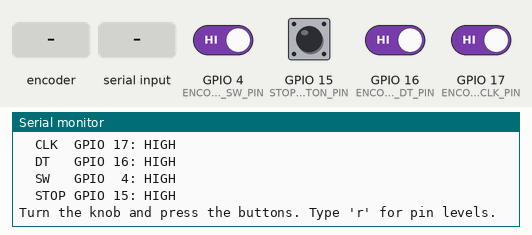
Recording of a sketch running on a simulated ESP32. On the bench: the last lines printed to the serial monitor. Inputs (shaded band) come from the test bench; at power-on: GPIO 4 (ENCODER_SW_PIN), GPIO 15 (STOP_BUTTON_PIN), GPIO 16 (ENCODER_DT_PIN), GPIO 17 (ENCODER_CLK_PIN) HIGH.

Above: at 1.7 s.
1.8 s: rotary encoder on GPIO 17 (ENCODER_CLK_PIN) / GPIO 16 (ENCODER_DT_PIN) turned 1 step (first pin leading)
At 2.8 s:
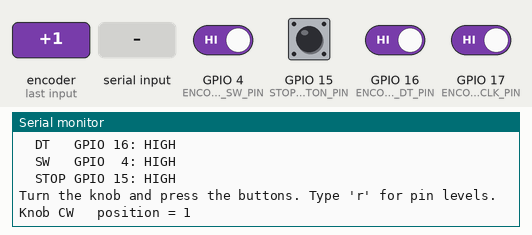
3.5 s: GPIO 4 (ENCODER_SW_PIN) driven LOW
At 4.2 s:
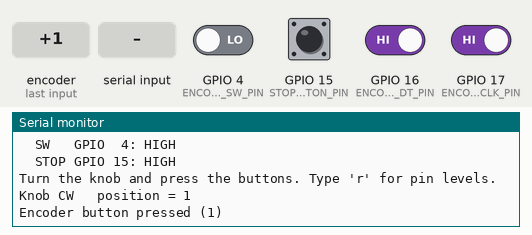
5.0 s: GPIO 15 (STOP_BUTTON_PIN) pulled LOW for 0.15 s
At 6.2 s:
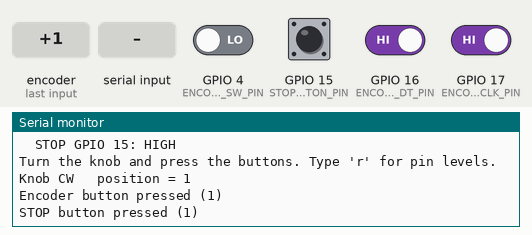
6.6 s: "r" received over Serial
At 7.8 s:
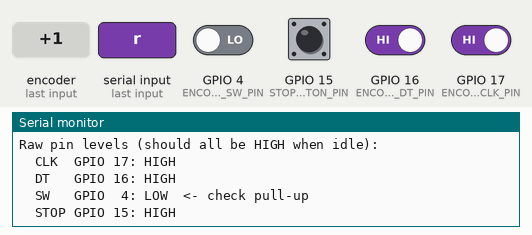
8.1 s: rotary encoder on GPIO 17 (ENCODER_CLK_PIN) / GPIO 16 (ENCODER_DT_PIN) turned 2 steps (second pin leading)
At 8.7 s:
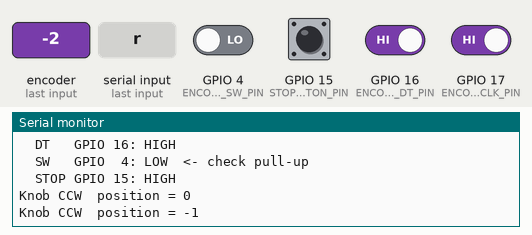
10.0 s: GPIO 15 (STOP_BUTTON_PIN) pulled LOW for 1 s
At 10.4 s:
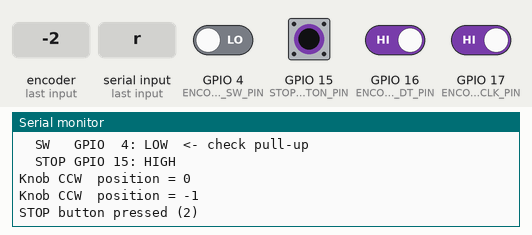

Measured:
- after the input at 1.8 s, the serial monitor: prints a new line at once (image 1)
- after the input at 3.5 s, the serial monitor: prints a new line at once (image 2)
- after the input at 5.0 s, the serial monitor: prints a new line at once (image 3)
- after the input at 6.6 s, the serial monitor: prints a new line at once (image 4)
- after the input at 8.1 s, the serial monitor: prints a new line at once (image 5)
- after the input at 10.0 s, the serial monitor: prints a new line at once (image 6)

The sketch:

EncoderTest.ino
```cpp
/*
  ENCODER + BUTTON HARDWARE TEST
  ------------------------------
  Checks the KY-040 rotary encoder, its push switch, and the stop button.

  What it does:
    - At startup, prints the idle level of every input pin. All should
      read HIGH (every pin uses its internal pull-up). A LOW at idle
      usually means a short to GND or a miswired pin.
    - Prints the knob position every time it moves, and a message on
      every encoder press and stop-button press.
    - Type 'r' in Serial Monitor to print the raw pin levels again.

  Pass: one click clockwise = position +1, one click counter-clockwise
        = -1 (exactly one count per detent, no skipped or double counts),
        and each press prints exactly once.

  If the direction is backwards, swap the CLK and DT wires.

  Open Serial Monitor at 115200 baud.
*/

// Must match SyrupDispenser/Config.h
constexpr int ENCODER_CLK_PIN = 17;
constexpr int ENCODER_DT_PIN  = 16;
constexpr int ENCODER_SW_PIN  = 4;
constexpr int STOP_BUTTON_PIN = 15;
constexpr uint32_t DEBOUNCE_MS = 35;

// Same detection method as SyrupDispenser/Input.cpp, so what you see
// here is how the real program will behave.
constexpr uint32_t ENCODER_MIN_STEP_MS = 3;

struct Button {
  int pin;
  bool lastRaw;
  bool stable;
  uint32_t lastChange;
};

Button selectButton = {ENCODER_SW_PIN, HIGH, HIGH, 0};
Button stopButton   = {STOP_BUTTON_PIN, HIGH, HIGH, 0};

int lastClk = HIGH;
uint32_t lastStep = 0;
long position = 0;
int selectPresses = 0;
int stopPresses = 0;

void printPinLevels() {
  Serial.println("Raw pin levels (should all be HIGH when idle):");
  Serial.printf("  CLK  GPIO %2d: %s\n", ENCODER_CLK_PIN,
                digitalRead(ENCODER_CLK_PIN) ? "HIGH" : "LOW");
  Serial.printf("  DT   GPIO %2d: %s\n", ENCODER_DT_PIN,
                digitalRead(ENCODER_DT_PIN) ? "HIGH" : "LOW  <- check pull-up");
  Serial.printf("  SW   GPIO %2d: %s\n", ENCODER_SW_PIN,
                digitalRead(ENCODER_SW_PIN) ? "HIGH" : "LOW  <- check pull-up");
  Serial.printf("  STOP GPIO %2d: %s\n", STOP_BUTTON_PIN,
                digitalRead(STOP_BUTTON_PIN) ? "HIGH" : "LOW");
}

// True once per press, after DEBOUNCE_MS of steady signal.
bool wasPressed(Button& b) {
  bool raw = digitalRead(b.pin);
  uint32_t now = millis();

  if (raw != b.lastRaw) {
    b.lastRaw = raw;
    b.lastChange = now;
  }

  if (now - b.lastChange >= DEBOUNCE_MS && raw != b.stable) {
    b.stable = raw;
    return b.stable == LOW;
  }
  return false;
}

int readStep() {
  int clk = digitalRead(ENCODER_CLK_PIN);
  int step = 0;

  if (lastClk == HIGH && clk == LOW) {
    uint32_t now = millis();
    if (now - lastStep >= ENCODER_MIN_STEP_MS) {
      lastStep = now;
      step = (digitalRead(ENCODER_DT_PIN) == HIGH) ? +1 : -1;
    }
  }

  lastClk = clk;
  return step;
}

void setup() {
  Serial.begin(115200);
  delay(500);
  Serial.println();
  Serial.println("=== ENCODER + BUTTON TEST ===");

  pinMode(ENCODER_CLK_PIN, INPUT_PULLUP);
  pinMode(ENCODER_DT_PIN, INPUT_PULLUP);
  pinMode(ENCODER_SW_PIN, INPUT_PULLUP);
  pinMode(STOP_BUTTON_PIN, INPUT_PULLUP);
  delay(10);

  lastClk = digitalRead(ENCODER_CLK_PIN);
  selectButton.lastRaw = selectButton.stable = digitalRead(ENCODER_SW_PIN);
  stopButton.lastRaw = stopButton.stable = digitalRead(STOP_BUTTON_PIN);

  printPinLevels();
  Serial.println("Turn the knob and press the buttons. Type 'r' for pin levels.");
}

void loop() {
  int step = readStep();
  if (step != 0) {
    position += step;
    Serial.printf("Knob %s  position = %ld\n", step > 0 ? "CW " : "CCW", position);
  }

  if (wasPressed(selectButton)) {
    Serial.printf("Encoder button pressed (%d)\n", ++selectPresses);
  }

  if (wasPressed(stopButton)) {
    Serial.printf("STOP button pressed (%d)\n", ++stopPresses);
  }

  if (Serial.available() && Serial.read() == 'r') {
    printPinLevels();
  }
}
```
